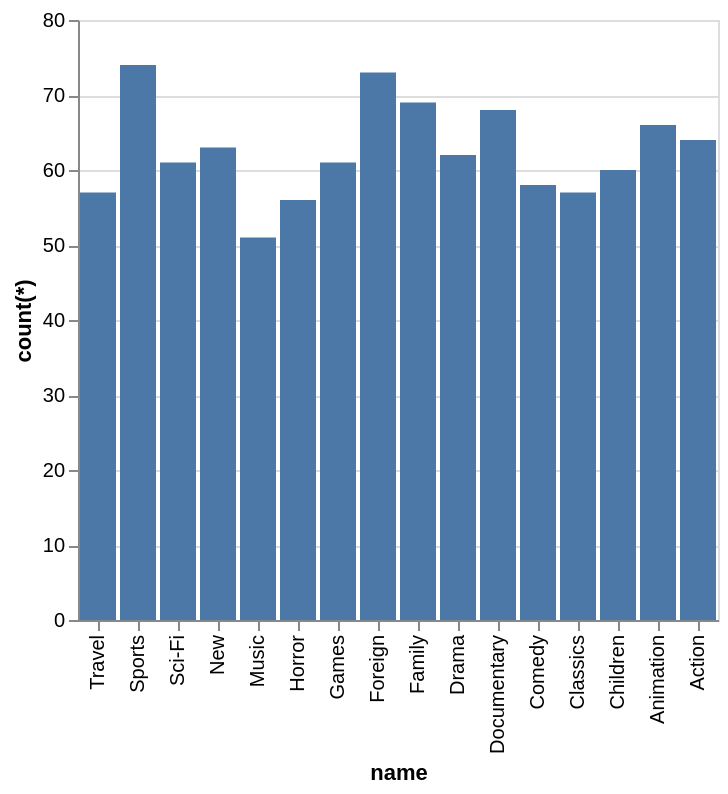

Vega-Lite specification stored for this chart:
### Vega-Lite specification from a JSON file in a GitHub repository (floating-point values rounded to 4 significant figures)
{"data": {"values": [{"x_data": "Action", "y_data": 64}, {"x_data": "Animation", "y_data": 66}, {"x_data": "Children", "y_data": 60}, {"x_data": "Classics", "y_data": 57}, {"x_data": "Comedy", "y_data": 58}, {"x_data": "Documentary", "y_data": 68}, {"x_data": "Drama", "y_data": 62}, {"x_data": "Family", "y_data": 69}, {"x_data": "Foreign", "y_data": 73}, {"x_data": "Games", "y_data": 61}, {"x_data": "Horror", "y_data": 56}, {"x_data": "Music", "y_data": 51}, {"x_data": "New", "y_data": 63}, {"x_data": "Sci-Fi", "y_data": 61}, {"x_data": "Sports", "y_data": 74}, {"x_data": "Travel", "y_data": 57}]}, "mark": "bar", "encoding": {"x": {"field": "x_data", "type": "nominal", "title": "name", "sort": "descending"}, "y": {"field": "y_data", "type": "quantitative", "title": "count(*)"}}}
